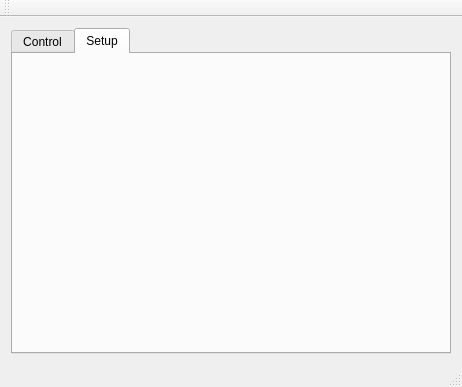
<?xml version="1.0" encoding="UTF-8"?>
<ui version="4.0">
 <class>MainView</class>
 <widget class="QMainWindow" name="MainView">
  <property name="geometry">
   <rect>
    <x>0</x>
    <y>0</y>
    <width>462</width>
    <height>387</height>
   </rect>
  </property>
  <property name="windowTitle">
   <string>Virtual Front Panel - Gating Controller</string>
  </property>
  <property name="windowIcon">
   <iconset resource="../VfpResources.qrc">
    <normaloff>:/root/Images/Syncor48.png</normaloff>:/root/Images/Syncor48.png</iconset>
  </property>
  <widget class="QWidget" name="centralWidget">
   <layout class="QHBoxLayout" name="horizontalLayout">
    <item>
     <widget class="QTabWidget" name="tabMainView">
      <property name="currentIndex">
       <number>1</number>
      </property>
      <widget class="QWidget" name="tabControl">
       <attribute name="icon">
        <iconset resource="../VfpResources.qrc">
         <normaloff>:/root/Images/ControlPadW.png</normaloff>:/root/Images/ControlPadW.png</iconset>
       </attribute>
       <attribute name="title">
        <string>Control</string>
       </attribute>
      </widget>
      <widget class="QWidget" name="tabSetup">
       <attribute name="icon">
        <iconset resource="../VfpResources.qrc">
         <normaloff>:/root/Images/Setup.png</normaloff>:/root/Images/Setup.png</iconset>
       </attribute>
       <attribute name="title">
        <string>Setup</string>
       </attribute>
       <layout class="QVBoxLayout" name="verticalLayout_2">
        <item>
         <layout class="QVBoxLayout" name="loSetupTab"/>
        </item>
       </layout>
      </widget>
     </widget>
    </item>
   </layout>
  </widget>
  <widget class="QMenuBar" name="menuBar">
   <property name="geometry">
    <rect>
     <x>0</x>
     <y>0</y>
     <width>462</width>
     <height>21</height>
    </rect>
   </property>
  </widget>
  <widget class="QToolBar" name="mainToolBar">
   <attribute name="toolBarArea">
    <enum>TopToolBarArea</enum>
   </attribute>
   <attribute name="toolBarBreak">
    <bool>false</bool>
   </attribute>
  </widget>
  <widget class="QStatusBar" name="statusBar"/>
 </widget>
 <layoutdefault spacing="6" margin="11"/>
 <resources>
  <include location="../VfpResources.qrc"/>
 </resources>
 <connections/>
</ui>
